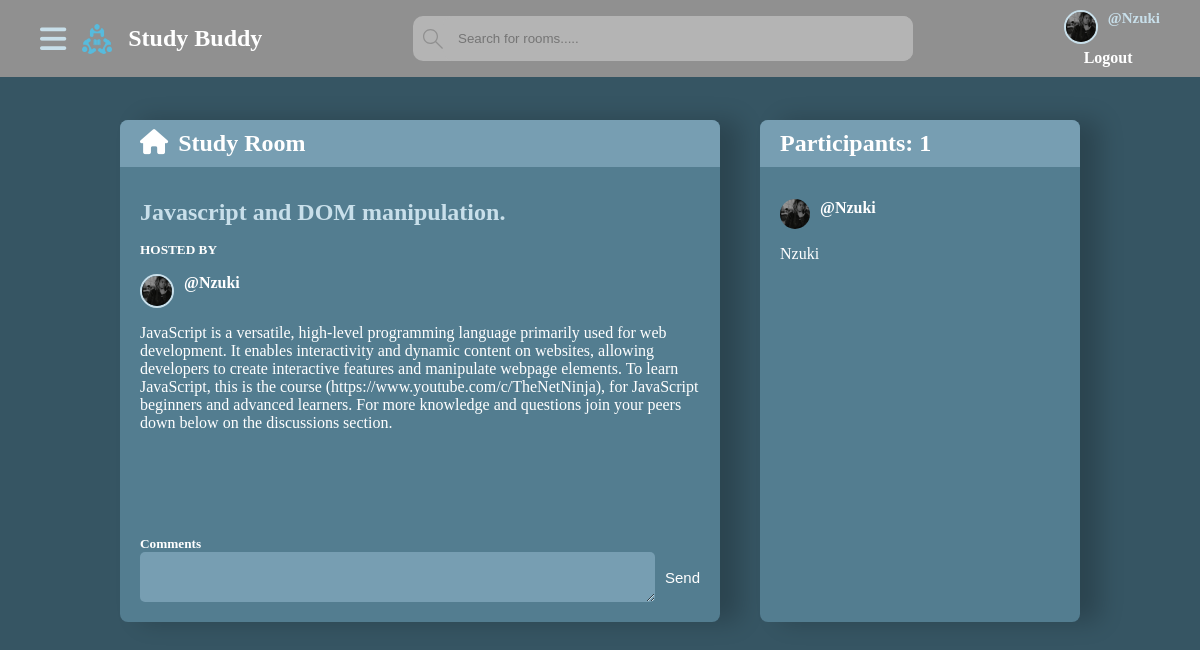
The app's page /studybud/2/ (signed in) with its own data.
### core/models.py (models this page shows, shortened)
class UserProfile(models.Model):
    user = models.OneToOneField(User, on_delete=models.CASCADE)
    profile_pic = models.ImageField(upload_to='profile_pic/')
    bio = models.CharField(max_length=1000)
    @property
    def image_url(self):
        if self.profile_pic:
            return self. profile_pic.url
        else:
            return 'static/images/images.png'

class Room(models.Model):
    host = models.ForeignKey(User, on_delete=models.CASCADE)
    topic = models.ForeignKey(Topic, on_delete=models.CASCADE)
    name = models.CharField(max_length=200)
    description = models.TextField()
    participants = models.ManyToManyField(User,
                                          related_name='participants',
                                          blank=True
                                          )
    created_at = models.DateTimeField(auto_now_add=True)
    updated_at = models.DateTimeField(auto_now=True)
    class Meta:
        ordering = ['-updated_at', '-created_at']

### core/views.py (the view, shortened to what this page needs)
# urls.py: path('<int:pk>/', views.room, name="room"),
@login_required(login_url='login')
def room(request, pk):
    user_profile = UserProfile.objects.get(user=request.user)
    form = ProfileForm(request.POST, request.FILES, instance=user_profile)
    topics = Topic.objects.all()
    topics_count = topics.count()
    the_room = Room.objects.get(pk=pk)
    room_messages = Message.objects.filter(room=the_room)
    participants = the_room.participants.all()
    context = {
        "the_room": the_room,
        "room_messages": room_messages,
        "participants": participants,
        "topics_count": topics_count,
        "topics": topics,
        "form": form,
    }
    return render(request, 'core/the room.html', context)

### core/forms.py
class ProfileForm(forms.ModelForm):
    class Meta:
        model = UserProfile
        fields = ['profile_pic', 'bio']
        widgets = {
            'profile_pic': forms.FileInput(attrs={'class': 'custom-file-input'}),
        }
        widgets = {
            'bio': forms.Textarea(attrs={'class': 'bio-textarea'}),
        }
    bio = forms.CharField(
        widget=forms.Textarea(attrs={'class': 'bio-textarea'}),
        error_messages={'required': ''}  # Set the error message to an empty string
    )
    profile_pic = forms.ImageField(
        widget=forms.FileInput(attrs={'class': 'custom-file-input'}),
        error_messages={'required': ''}  # Set the error message to an empty string
    )

### templates/core/the room.html (shortened to what this page needs)
<!DOCTYPE html>
{% extends 'core/base.html'%}
{% load static %}
    {% block content %}
     <section class="room-container">
         <div class="room__content">
             <div class="room__header">
                 <a href="{% url 'index' %}">
                     <i class="fa-solid fa-house"></i>
                 </a>
                 <h2>Study Room</h2>
             </div>
             <div class="room__host">
                 <h1>{{the_room.name}}</h1>
                 <h5>HOSTED BY</h5>
                 <a href="{% url 'profile' the_room.host.userprofile.user.id %}">
                      <img src="{% if the_room.host.userprofile.profile_pic %}{{ the_room.host.userprofile.image_url }}{% else %}{% static 'images/images.png' %}{% endif %}"/>
                     <p>@{{the_room.host}}</p>
                 </a>
                 <p>
                     {{the_room.description}}
                 </p>
             </div>
             <div class="room__messages">
             </div>
             <div class="comment-form">
                 <h5>Comments</h5>
                 {% if request.user.is_authenticated %}
                 <form method="POST" action="">
                    <textarea name="message" placeholder="Write your comment here....">
                    </textarea>
                     <button type="submit">Send</button>
                 </form>
                 {% endif %}
             </div>
         </div>
         <div class="room__participants">
             <h2>Participants: <span>{{participants.all.count}}</span></h2>
             <ul>
                 {% for user in participants %}
                 <li>
                     <a href="{% url 'profile' user.userprofile.user.id %}">
                             <img src="{% if user.userprofile.profile_pic %}{{ user.userprofile.image_url }}{% else %}{% static 'images/images.png' %}{% endif %}"/>
                             <p>@{{user.username}}</p>
                     </a>
                     <p>{{user.username}}</p>
                 </li>
                 {% endfor %}
             </ul>
         </div>
     </section>
    {% endblock content %}

### templates/core/base.html (shortened to what this page needs)
<!DOCTYPE html>
{% load static %}
<html lang="en">
<head>
    <link rel="stylesheet" href="{% static 'styles/base.css' %}"/>
    <link rel="stylesheet" href="{% static 'styles/index.css' %}"/>
    <link rel="stylesheet" href="{% static 'styles/profile.css' %}"/>
    <link rel="stylesheet" href="{% static 'styles/room.css' %}"/>
</head>
<body>
    <nav>
        <div class="nav-container">
            <div class="logo">
                 <i class="fa-solid fa-bars open-topics"></i>
                <a href="{% url 'index' %}">
                    <img src="{% static 'images/favicon.ico' %}"/>
                    <h1>Study Buddy</h1>
                </a>
            </div>
            <div class="search-bar">
                    <form method="GET" action="{% url 'index' %}" id="searchbar">
                        <label>
                          <input type="text" name="q" placeholder="Search for rooms....."/>
                        </label>
                    </form>
            </div>
            <div class="links">
                 {% if user.is_authenticated %}
                     <a class="profile-link" href="{% url 'profile' request.user.id %}">
                        <img src="{{ request.user.userprofile.image_url }}">
                        <p>@{{request.user.username}}</p>
                    </a>
                {% else %}
                     <a class="profile-link" href="#">
                        <img src="{% static 'images/images.png' %}">
                        <p>Guest</p>
                    </a>
                {% endif %}
                {% if user.is_authenticated %}
                 <a class="login" href="{% url 'logout' %}">
                    Logout
                </a>
                {% else %}
                <a class="login" href="{% url 'login' %}">
                    Login/Register
                </a>
                {% endif %}
            </div>
        </div>
    </nav>
    {% block content %}
    {% endblock content %}
</body>
</html>

### static/styles/base.css (style rules this page uses)
* { padding: 0; margin: 0; text-decoration: none; list-style: none; color: var(--text-color); }
:root { --text-color: #ffffff; --special-links: #636363; --links-hover: #c8dfea; --nav-background-color: #909090; --search-bar: #B4B4B4; --body-background-color: #365563; --link-background: #537d90; --hover-color: #779eb2; }
nav { background: var(--nav-background-color); position: fixed; top: 0; z-index: 9999; width: 100%; }
.nav-container { padding: 10px 40px; display: flex; align-items: center; justify-content: space-between; }
.nav-container img { width: 30px; height: 30px; }
.logo { display: flex; align-items: center; gap: 1rem; }
.logo a { display: flex; align-items: center; gap: 1rem; }
.logo i { color: var(--links-hover); font-size: 30px; cursor: pointer; }
.nav-container .links { display: flex; flex-direction: column; gap: 5px; }
.nav-container .links .profile-link { display: flex; gap: 10px; }
.nav-container .links .profile-link img { border-radius: 50%; border: 2px solid var(--links-hover); }
.nav-container .links .profile-link p { color: var(--links-hover); font-weight: 700; font-size: 15px; }
.nav-container .links .login { margin-left: 20px; font-weight: 700; transition: transform 0.3s ease, color 0.3s ease; }
.nav-container #searchbar { width: 500px; display: flex; align-items: center; border: none; background: var(--search-bar); border-radius: 10px; }
.nav-container #searchbar label { display: flex; align-items: center; width: 100%; }
.nav-container #searchbar label input { flex: 1; border: none; outline: none; padding: 15px; background-color: var(--search-bar); border-radius: 10px; margin-left: 0; }
.nav-container #searchbar label svg { width: 20px; height: 20px; fill: var(--nav-background-color); margin-right: 0; margin-left: 10px; }
body { background: var(--body-background-color); }

### static/styles/index.css (style rules this page uses)
* { padding: 0; margin: 0; text-decoration: none; list-style: none; color: var(--text-color); }
:root { --text-color: #ffffff; --special-links: #636363; --links-hover: #c8dfea; --nav-background-color: #909090; --search-bar: #B4B4B4; --body-background-color: #365563; --link-background: #537d90; --hover-color: #779eb2; }

### static/styles/profile.css (style rules this page uses)
* { padding: 0; margin: 0; text-decoration: none; list-style: none; color: var(--text-color); }
:root { --text-color: #ffffff; --special-links: #636363; --links-hover: #c8dfea; --nav-background-color: #909090; --search-bar: #B4B4B4; --body-background-color: #365563; --link-background: #537d90; --hover-color: #779eb2; }

### records on screen
Room: name "Javascript and DOM manipulation.", host.profile_pic (picture), host "Nzuki", description "JavaScript is a versatile, high-level programming language primarily used for web development. It enables interactivity and dynamic content on websites, allowing developers to create interactive features and manipulate webpage elements. To learn JavaScript, this is the course (https://www.youtube.com/c/TheNetNinja), for JavaScript beginners and advanced learners. For more knowledge and questions join your peers down below on the discussions section."

### other values on screen
{{ request.user.username }} "Nzuki"
{{ participants.all.count }} "1"
{{ user.username }} "Nzuki"
